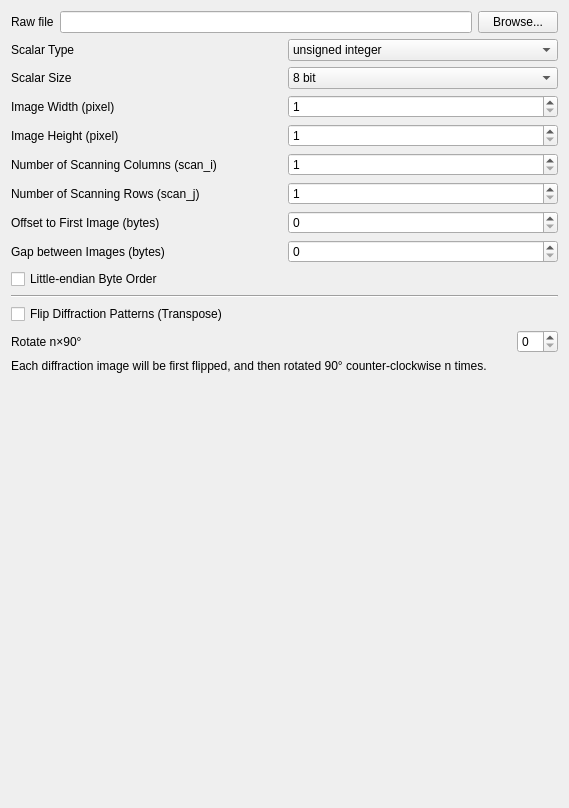
<?xml version="1.0" encoding="UTF-8"?>
<ui version="4.0">
 <class>Form</class>
 <widget class="QWidget" name="Form">
  <property name="geometry">
   <rect>
    <x>0</x>
    <y>0</y>
    <width>569</width>
    <height>808</height>
   </rect>
  </property>
  <property name="windowTitle">
   <string>Form</string>
  </property>
  <layout class="QVBoxLayout" name="verticalLayout_5">
   <item>
    <layout class="QHBoxLayout" name="horizontalLayout_3">
     <item>
      <widget class="QLabel" name="label">
       <property name="text">
        <string>Raw file</string>
       </property>
      </widget>
     </item>
     <item>
      <widget class="QLineEdit" name="lineEdit_raw_path"/>
     </item>
     <item>
      <widget class="QPushButton" name="pushButton_browse">
       <property name="text">
        <string>Browse...</string>
       </property>
      </widget>
     </item>
    </layout>
   </item>
   <item>
    <layout class="QHBoxLayout" name="horizontalLayout_2">
     <item>
      <layout class="QVBoxLayout" name="verticalLayout_4">
       <item>
        <widget class="QLabel" name="label_3">
         <property name="text">
          <string>Scalar Type</string>
         </property>
        </widget>
       </item>
       <item>
        <widget class="QLabel" name="label_2">
         <property name="text">
          <string>Scalar Size</string>
         </property>
        </widget>
       </item>
      </layout>
     </item>
     <item>
      <layout class="QVBoxLayout" name="verticalLayout_3">
       <item>
        <widget class="QComboBox" name="comboBox_scalar_type">
         <item>
          <property name="text">
           <string>unsigned integer</string>
          </property>
         </item>
         <item>
          <property name="text">
           <string>integer</string>
          </property>
         </item>
         <item>
          <property name="text">
           <string>float</string>
          </property>
         </item>
        </widget>
       </item>
       <item>
        <widget class="QComboBox" name="comboBox_scalar_size">
         <item>
          <property name="text">
           <string>8 bit</string>
          </property>
         </item>
         <item>
          <property name="text">
           <string>16 bit</string>
          </property>
         </item>
         <item>
          <property name="text">
           <string>32 bit</string>
          </property>
         </item>
         <item>
          <property name="text">
           <string>64 bit</string>
          </property>
         </item>
        </widget>
       </item>
      </layout>
     </item>
    </layout>
   </item>
   <item>
    <layout class="QHBoxLayout" name="horizontalLayout">
     <item>
      <layout class="QVBoxLayout" name="verticalLayout_2">
       <item>
        <widget class="QLabel" name="label_4">
         <property name="text">
          <string>Image Width (pixel)</string>
         </property>
        </widget>
       </item>
       <item>
        <widget class="QLabel" name="label_5">
         <property name="text">
          <string>Image Height (pixel)</string>
         </property>
        </widget>
       </item>
       <item>
        <widget class="QLabel" name="label_6">
         <property name="text">
          <string>Number of Scanning Columns (scan_i)</string>
         </property>
        </widget>
       </item>
       <item>
        <widget class="QLabel" name="label_7">
         <property name="text">
          <string>Number of Scanning Rows (scan_j)</string>
         </property>
        </widget>
       </item>
       <item>
        <widget class="QLabel" name="label_8">
         <property name="text">
          <string>Offset to First Image (bytes)</string>
         </property>
        </widget>
       </item>
       <item>
        <widget class="QLabel" name="label_9">
         <property name="text">
          <string>Gap between Images (bytes)</string>
         </property>
        </widget>
       </item>
      </layout>
     </item>
     <item>
      <layout class="QVBoxLayout" name="verticalLayout">
       <item>
        <widget class="QSpinBox" name="spinBox_dp_j">
         <property name="minimum">
          <number>1</number>
         </property>
         <property name="maximum">
          <number>65536</number>
         </property>
        </widget>
       </item>
       <item>
        <widget class="QSpinBox" name="spinBox_dp_i">
         <property name="minimum">
          <number>1</number>
         </property>
         <property name="maximum">
          <number>65536</number>
         </property>
        </widget>
       </item>
       <item>
        <widget class="QSpinBox" name="spinBox_scan_i">
         <property name="minimum">
          <number>1</number>
         </property>
         <property name="maximum">
          <number>65536</number>
         </property>
        </widget>
       </item>
       <item>
        <widget class="QSpinBox" name="spinBox_scan_j">
         <property name="minimum">
          <number>1</number>
         </property>
         <property name="maximum">
          <number>65536</number>
         </property>
        </widget>
       </item>
       <item>
        <widget class="QSpinBox" name="spinBox_offset_to_first_image">
         <property name="maximum">
          <number>16777215</number>
         </property>
        </widget>
       </item>
       <item>
        <widget class="QSpinBox" name="spinBox_gap_between_images">
         <property name="maximum">
          <number>16777215</number>
         </property>
        </widget>
       </item>
      </layout>
     </item>
    </layout>
   </item>
   <item>
    <widget class="QCheckBox" name="checkBox_little_endian">
     <property name="text">
      <string>Little-endian Byte Order</string>
     </property>
    </widget>
   </item>
   <item>
    <widget class="Line" name="line">
     <property name="orientation">
      <enum>Qt::Horizontal</enum>
     </property>
    </widget>
   </item>
   <item>
    <widget class="QCheckBox" name="checkBox_is_flip">
     <property name="text">
      <string>Flip Diffraction Patterns (Transpose)</string>
     </property>
    </widget>
   </item>
   <item>
    <layout class="QHBoxLayout" name="horizontalLayout_4">
     <item>
      <widget class="QLabel" name="label_10">
       <property name="text">
        <string>Rotate n×90°</string>
       </property>
      </widget>
     </item>
     <item>
      <spacer name="horizontalSpacer">
       <property name="orientation">
        <enum>Qt::Horizontal</enum>
       </property>
       <property name="sizeHint" stdset="0">
        <size>
         <width>40</width>
         <height>20</height>
        </size>
       </property>
      </spacer>
     </item>
     <item>
      <widget class="QSpinBox" name="spinBox_rotate90"/>
     </item>
    </layout>
   </item>
   <item>
    <widget class="QLabel" name="label_11">
     <property name="text">
      <string>Each diffraction image will be first flipped, and then rotated 90° counter-clockwise n times.</string>
     </property>
    </widget>
   </item>
   <item>
    <spacer name="verticalSpacer">
     <property name="orientation">
      <enum>Qt::Vertical</enum>
     </property>
     <property name="sizeHint" stdset="0">
      <size>
       <width>20</width>
       <height>11</height>
      </size>
     </property>
    </spacer>
   </item>
  </layout>
 </widget>
 <resources/>
 <connections/>
</ui>
